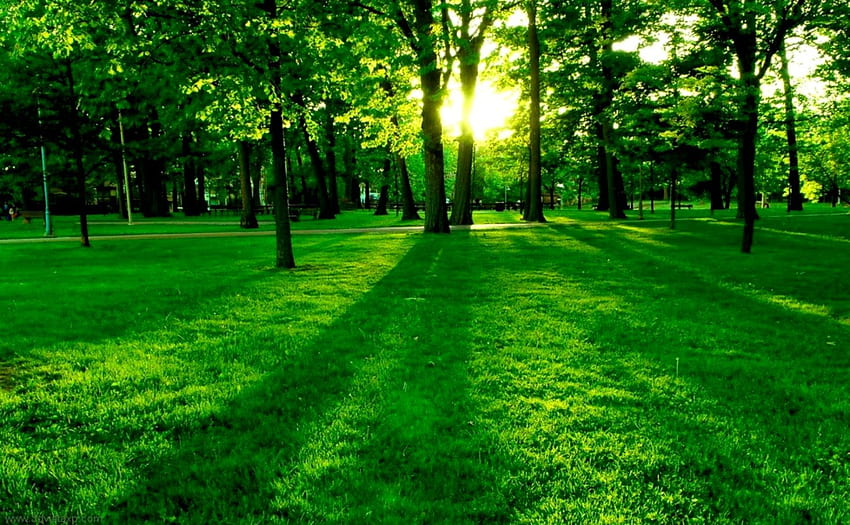
#> input picture UpdatedVerision1/5.png, 850 x 525 px
$ python NITINdes.py
#> lines starting #> are read from the running program, lines starting #| are printed output that depends on the picture; after the words box and inside, x2 and y2 are one past the last pixel; in counts of white or black regions, pixels touching at a corner belong together; long printed decimals are rounded
import cv2
from skimage.metrics import structural_similarity as ssim
from skimage.metrics import mean_squared_error
import numpy as np
import random
import math
# Python3 code for the above approach

# Hexadecimal to binary conversion


def hex2bin(s):
#> called with s = 'AABB09182736CCDD'
	mp = {'0': "0000",
		'1': "0001",
		'2': "0010",
		'3': "0011",
		'4': "0100",
		'5': "0101",
		'6': "0110",
		'7': "0111",
		'8': "1000",
		'9': "1001",
		'A': "1010",
		'B': "1011",
		'C': "1100",
		'D': "1101",
		'E': "1110",
		'F': "1111"}
	bin = ""
	for i in range(len(s)):
		bin = bin + mp[s[i]]
	return bin

# Binary to hexadecimal conversion


def bin2hex(s):
	mp = {"0000": '0',
		"0001": '1',
		"0010": '2',
		"0011": '3',
		"0100": '4',
		"0101": '5',
		"0110": '6',
		"0111": '7',
		"1000": '8',
		"1001": '9',
		"1010": 'A',
		"1011": 'B',
		"1100": 'C',
		"1101": 'D',
		"1110": 'E',
		"1111": 'F'}
	hex = ""
	for i in range(0, len(s), 4):
		ch = ""
		ch = ch + s[i]
		ch = ch + s[i + 1]
		ch = ch + s[i + 2]
		ch = ch + s[i + 3]
		hex = hex + mp[ch]

	return hex

# Binary to decimal conversion


def bin2dec(binary):

	binary1 = binary
	decimal, i, n = 0, 0, 0
	while(binary != 0):
		dec = binary % 10
		decimal = decimal + dec * pow(2, i)
		binary = binary//10
		i += 1
	return decimal

# Decimal to binary conversion


def dec2bin(num):
	res = bin(num).replace("0b", "")
	if(len(res) % 4 != 0):
		div = len(res) / 4
		div = int(div)
		counter = (4 * (div + 1)) - len(res)
		for i in range(0, counter):
			res = '0' + res
	return res

# Permute function to rearrange the bits


def permute(k, arr, n):
#> called with n = 56
	permutation = ""
	for i in range(0, n):
		permutation = permutation + k[arr[i] - 1]
	return permutation

# shifting the bits towards left by nth shifts


def shift_left(k, nth_shifts):
	s = ""
	for i in range(nth_shifts):
		for j in range(1, len(k)):
			s = s + k[j]
		s = s + k[0]
		k = s
		s = ""
	return k

# calculating xow of two strings of binary number a and b


def xor(a, b):
	ans = ""
	for i in range(len(a)):
		if a[i] == b[i]:
			ans = ans + "0"
		else:
			ans = ans + "1"
	return ans


# Table of Position of 64 bits at initial level: Initial Permutation Table
initial_perm = [58, 50, 42, 34, 26, 18, 10, 2,
				60, 52, 44, 36, 28, 20, 12, 4,
				62, 54, 46, 38, 30, 22, 14, 6,
				64, 56, 48, 40, 32, 24, 16, 8,
				57, 49, 41, 33, 25, 17, 9, 1,
				59, 51, 43, 35, 27, 19, 11, 3,
				61, 53, 45, 37, 29, 21, 13, 5,
				63, 55, 47, 39, 31, 23, 15, 7]

# Expansion D-box Table
exp_d = [32, 1, 2, 3, 4, 5, 4, 5,
		6, 7, 8, 9, 8, 9, 10, 11,
		12, 13, 12, 13, 14, 15, 16, 17,
		16, 17, 18, 19, 20, 21, 20, 21,
		22, 23, 24, 25, 24, 25, 26, 27,
		28, 29, 28, 29, 30, 31, 32, 1]

# Straight Permutation Table
per = [16, 7, 20, 21,
	29, 12, 28, 17,
	1, 15, 23, 26,
	5, 18, 31, 10,
	2, 8, 24, 14,
	32, 27, 3, 9,
	19, 13, 30, 6,
	22, 11, 4, 25]

# S-box Table
sbox = [[[14, 4, 13, 1, 2, 15, 11, 8, 3, 10, 6, 12, 5, 9, 0, 7],
		[0, 15, 7, 4, 14, 2, 13, 1, 10, 6, 12, 11, 9, 5, 3, 8],
		[4, 1, 14, 8, 13, 6, 2, 11, 15, 12, 9, 7, 3, 10, 5, 0],
		[15, 12, 8, 2, 4, 9, 1, 7, 5, 11, 3, 14, 10, 0, 6, 13]],

		[[15, 1, 8, 14, 6, 11, 3, 4, 9, 7, 2, 13, 12, 0, 5, 10],
		[3, 13, 4, 7, 15, 2, 8, 14, 12, 0, 1, 10, 6, 9, 11, 5],
		[0, 14, 7, 11, 10, 4, 13, 1, 5, 8, 12, 6, 9, 3, 2, 15],
		[13, 8, 10, 1, 3, 15, 4, 2, 11, 6, 7, 12, 0, 5, 14, 9]],

		[[10, 0, 9, 14, 6, 3, 15, 5, 1, 13, 12, 7, 11, 4, 2, 8],
		[13, 7, 0, 9, 3, 4, 6, 10, 2, 8, 5, 14, 12, 11, 15, 1],
		[13, 6, 4, 9, 8, 15, 3, 0, 11, 1, 2, 12, 5, 10, 14, 7],
		[1, 10, 13, 0, 6, 9, 8, 7, 4, 15, 14, 3, 11, 5, 2, 12]],

		[[7, 13, 14, 3, 0, 6, 9, 10, 1, 2, 8, 5, 11, 12, 4, 15],
		[13, 8, 11, 5, 6, 15, 0, 3, 4, 7, 2, 12, 1, 10, 14, 9],
		[10, 6, 9, 0, 12, 11, 7, 13, 15, 1, 3, 14, 5, 2, 8, 4],
		[3, 15, 0, 6, 10, 1, 13, 8, 9, 4, 5, 11, 12, 7, 2, 14]],

		[[2, 12, 4, 1, 7, 10, 11, 6, 8, 5, 3, 15, 13, 0, 14, 9],
		[14, 11, 2, 12, 4, 7, 13, 1, 5, 0, 15, 10, 3, 9, 8, 6],
		[4, 2, 1, 11, 10, 13, 7, 8, 15, 9, 12, 5, 6, 3, 0, 14],
		[11, 8, 12, 7, 1, 14, 2, 13, 6, 15, 0, 9, 10, 4, 5, 3]],

		[[12, 1, 10, 15, 9, 2, 6, 8, 0, 13, 3, 4, 14, 7, 5, 11],
		[10, 15, 4, 2, 7, 12, 9, 5, 6, 1, 13, 14, 0, 11, 3, 8],
		[9, 14, 15, 5, 2, 8, 12, 3, 7, 0, 4, 10, 1, 13, 11, 6],
		[4, 3, 2, 12, 9, 5, 15, 10, 11, 14, 1, 7, 6, 0, 8, 13]],

		[[4, 11, 2, 14, 15, 0, 8, 13, 3, 12, 9, 7, 5, 10, 6, 1],
		[13, 0, 11, 7, 4, 9, 1, 10, 14, 3, 5, 12, 2, 15, 8, 6],
		[1, 4, 11, 13, 12, 3, 7, 14, 10, 15, 6, 8, 0, 5, 9, 2],
		[6, 11, 13, 8, 1, 4, 10, 7, 9, 5, 0, 15, 14, 2, 3, 12]],

		[[13, 2, 8, 4, 6, 15, 11, 1, 10, 9, 3, 14, 5, 0, 12, 7],
		[1, 15, 13, 8, 10, 3, 7, 4, 12, 5, 6, 11, 0, 14, 9, 2],
		[7, 11, 4, 1, 9, 12, 14, 2, 0, 6, 10, 13, 15, 3, 5, 8],
		[2, 1, 14, 7, 4, 10, 8, 13, 15, 12, 9, 0, 3, 5, 6, 11]]]

# Final Permutation Table
final_perm = [40, 8, 48, 16, 56, 24, 64, 32,
			39, 7, 47, 15, 55, 23, 63, 31,
			38, 6, 46, 14, 54, 22, 62, 30,
			37, 5, 45, 13, 53, 21, 61, 29,
			36, 4, 44, 12, 52, 20, 60, 28,
			35, 3, 43, 11, 51, 19, 59, 27,
			34, 2, 42, 10, 50, 18, 58, 26,
			33, 1, 41, 9, 49, 17, 57, 25]


def encrypt(pt, rkb, rk):
	pt = hex2bin(pt)

	# Initial Permutation
	pt = permute(pt, initial_perm, 64)
	print("After initial permutation", bin2hex(pt))

	# Splitting
	left = pt[0:32]
	right = pt[32:64]
	for i in range(0, 16):
		# Expansion D-box: Expanding the 32 bits data into 48 bits
		right_expanded = permute(right, exp_d, 48)

		# XOR RoundKey[i] and right_expanded
		xor_x = xor(right_expanded, rkb[i])

		# S-boxex: substituting the value from s-box table by calculating row and column
		sbox_str = ""
		for j in range(0, 8):
			row = bin2dec(int(xor_x[j * 6] + xor_x[j * 6 + 5]))
			col = bin2dec(
				int(xor_x[j * 6 + 1] + xor_x[j * 6 + 2] + xor_x[j * 6 + 3] + xor_x[j * 6 + 4]))
			val = sbox[j][row][col]
			sbox_str = sbox_str + dec2bin(val)

		# Straight D-box: After substituting rearranging the bits
		sbox_str = permute(sbox_str, per, 32)

		# XOR left and sbox_str
		result = xor(left, sbox_str)
		left = result

		# Swapper
		if(i != 15):
			left, right = right, left
		print("Round ", i + 1, " ", bin2hex(left),
			" ", bin2hex(right), " ", rk[i])

	# Combination
	combine = left + right

	# Final permutation: final rearranging of bits to get cipher text
	cipher_text = permute(combine, final_perm, 64)
	return cipher_text


key = "AABB09182736CCDD"

# Key generation
# --hex to binary
key = hex2bin(key)

# --parity bit drop table
keyp = [57, 49, 41, 33, 25, 17, 9,
		1, 58, 50, 42, 34, 26, 18,
		10, 2, 59, 51, 43, 35, 27,
		19, 11, 3, 60, 52, 44, 36,
		63, 55, 47, 39, 31, 23, 15,
		7, 62, 54, 46, 38, 30, 22,
		14, 6, 61, 53, 45, 37, 29,
		21, 13, 5, 28, 20, 12, 4]

# getting 56 bit key from 64 bit using the parity bits
key = permute(key, keyp, 56)

# Number of bit shifts
shift_table = [1, 1, 2, 2,
			2, 2, 2, 2,
			1, 2, 2, 2,
			2, 2, 2, 1]

# Key- Compression Table : Compression of key from 56 bits to 48 bits
key_comp = [14, 17, 11, 24, 1, 5,
			3, 28, 15, 6, 21, 10,
			23, 19, 12, 4, 26, 8,
			16, 7, 27, 20, 13, 2,
			41, 52, 31, 37, 47, 55,
			30, 40, 51, 45, 33, 48,
			44, 49, 39, 56, 34, 53,
			46, 42, 50, 36, 29, 32]

# Splitting
left = key[0:28] # rkb for RoundKeys in binary
right = key[28:56] # rk for RoundKeys in hexadecimal

rkb = []
rk = []
for i in range(0, 16):
	# Shifting the bits by nth shifts by checking from shift table
	left = shift_left(left, shift_table[i])
	right = shift_left(right, shift_table[i])

	# Combination of left and right string
	combine_str = left + right

	# Compression of key from 56 to 48 bits
	round_key = permute(combine_str, key_comp, 48)

	rkb.append(round_key)
	rk.append(bin2hex(round_key))

# print("Encryption")
# print("Cipher Text : ", cipher_text)

# print("Decryption")
rkb_rev = rkb[::-1]
rk_rev = rk[::-1]
# print("Plain Text : ", text)

# This code is contributed by Aditya Jain

def get_position(n,y):
    num_list = list(range(0, n))
    random.shuffle(num_list)
    # print(num_list)
    position_list = []
    for i in range(n):
        var = num_list[i]
        i = math.floor(var/(y+1))
        j = var % (y+1)
        position_list.append((i, j))
    return position_list

def calculate_psnr(original_image, encrypted_image):
    mse = np.mean((original_image - encrypted_image) ** 2)
    if mse == 0:
        return float('inf')  # PSNR is infinite if images are identical
    max_pixel_value = 255.0
    psnr = 20 * np.log10(max_pixel_value / np.sqrt(mse))
    return psnr


d = {}
c = {}

for i in range(255):
    d[chr(i)] = i
    c[i] = chr(i)
# [4 lines of commented-out code are left out]
x = cv2.imread("5.png")
#> x is the input picture: shape (525, 850, 3); mean B, G, R 17.6, 102.8, 34.7
original_image=x.copy()
# print(type(original_image))
# print(type(x))
# print("Printing the image matrix",x)
i = x.shape[0] #prints the dimension of the image
#> i = 525
j = x.shape[1]
#> j = 850
print(i, j)
#| 525 850
print(x)
#> (printed output is left out)
# [11 lines of commented-out code are left out]


text1="123456ABCD132536"
storetext=encrypt(text1, rkb, rk)
print(type(storetext))
text = bin2hex(storetext)
print(type(text))

ls=get_position(len(text),j-1)
print("positional list is:",ls)
#| positional list is: [(0, 10), (0, 14), (0, 5), (0, 1), (0, 9), (0, 2), (0, 3), (0, 11), (0, 13), (0, 7), (0, 8), (0, 4), (0, 0), (0, 6), (0, 15), (0, 12)]
# print(type(text))
# kl = 0
z = 0  # decides plane
l = len(text)

for i in range(l):
    x[ls[i][0], ls[i][1], z] = d[text[i]] ^ x[ls[i][0],ls[i][1],z]
    z = (z + 1) % 3
#> x: shape (525, 850, 3); under 0.01% of pixels changed, all inside (x1, y1, x2, y2) = (0, 0, 16, 1)
#> after the loop, z = 1
    # kl = (kl + 1) % len(key)
print(x)
#> (printed output is left out)
cv2.imwrite("encrypted_img.png", x)
print("Data Hiding in Image completed successfully.")
#Note in the above encryption process, the x is updated
z = 0  # decides plane

ch = int(input("\nEnter 1 to extract data from Image or Enter anything else to exit: "))
#> the answer given: 1

if ch == 1:
    decrypt = ""

    for i in range(l):
        decrypt += c[x[ls[i][0], ls[i][1], z] ^ original_image[ls[i][0],ls[i][1],z]]
        z = (z + 1) % 3
#> this loop made 16 passes
#> decrypt on passes 1 to 12: 'C', 'C0', 'C0B', 'C0B7', 'C0B7A', 'C0B7A8', 'C0B7A8D', 'C0B7A8D0', 'C0B7A8D05', 'C0B7A8D05F', 'C0B7A8D05F3', 'C0B7A8D05F3A'
#> after the loop, z = 1
        # kl = (kl + 1) % len(key)
    # print(type(decrypt))
    decrypted_text=bin2hex(encrypt(decrypt, rkb_rev, rk_rev))
#> decrypted_text = '123456ABCD132536'
    print("Encrypted text was : ", decrypted_text)
#| Encrypted text was :  123456ABCD132536
else:
    print("Thank you. EXITING.")

# Calculate PSNR
# original_image = cv2.imread('veryverysmall.png')
x = cv2.imread("encrypted_img.png")
x = x.astype(original_image.dtype)
psnr_value = calculate_psnr(original_image, x)
#> in calculate_psnr, `mse = np.mean((original_image - encrypted_image) ** 2)`: mse = 0.000989
#> in calculate_psnr, `psnr = 20 * np.log10(max_pixel_value / np.sqrt(mse))`: psnr = 78.18
#> psnr_value = 78.18
print(f"PSNR value is {psnr_value} dB")
#| PSNR value is 78.179 dB


gray_image1 = cv2.cvtColor(x, cv2.COLOR_BGR2GRAY)
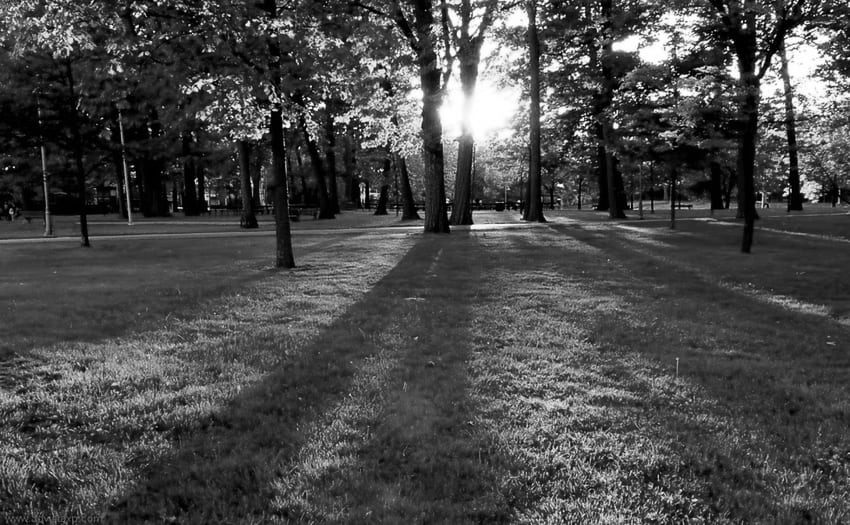
#> gray_image1: shape (525, 850); min 0, max 255, mean 72.7
gray_image2 = cv2.cvtColor(original_image, cv2.COLOR_BGR2GRAY)


ssim_index = ssim(gray_image1, gray_image2)
#> ssim_index = 1


mse_value = mean_squared_error(gray_image1, gray_image2)
#> mse_value = 0.0119


print(f'SSIM: {ssim_index:.2f}')
#| SSIM: 1.00
print(f'MSE: {mse_value:.2f}')
#| MSE: 0.01
